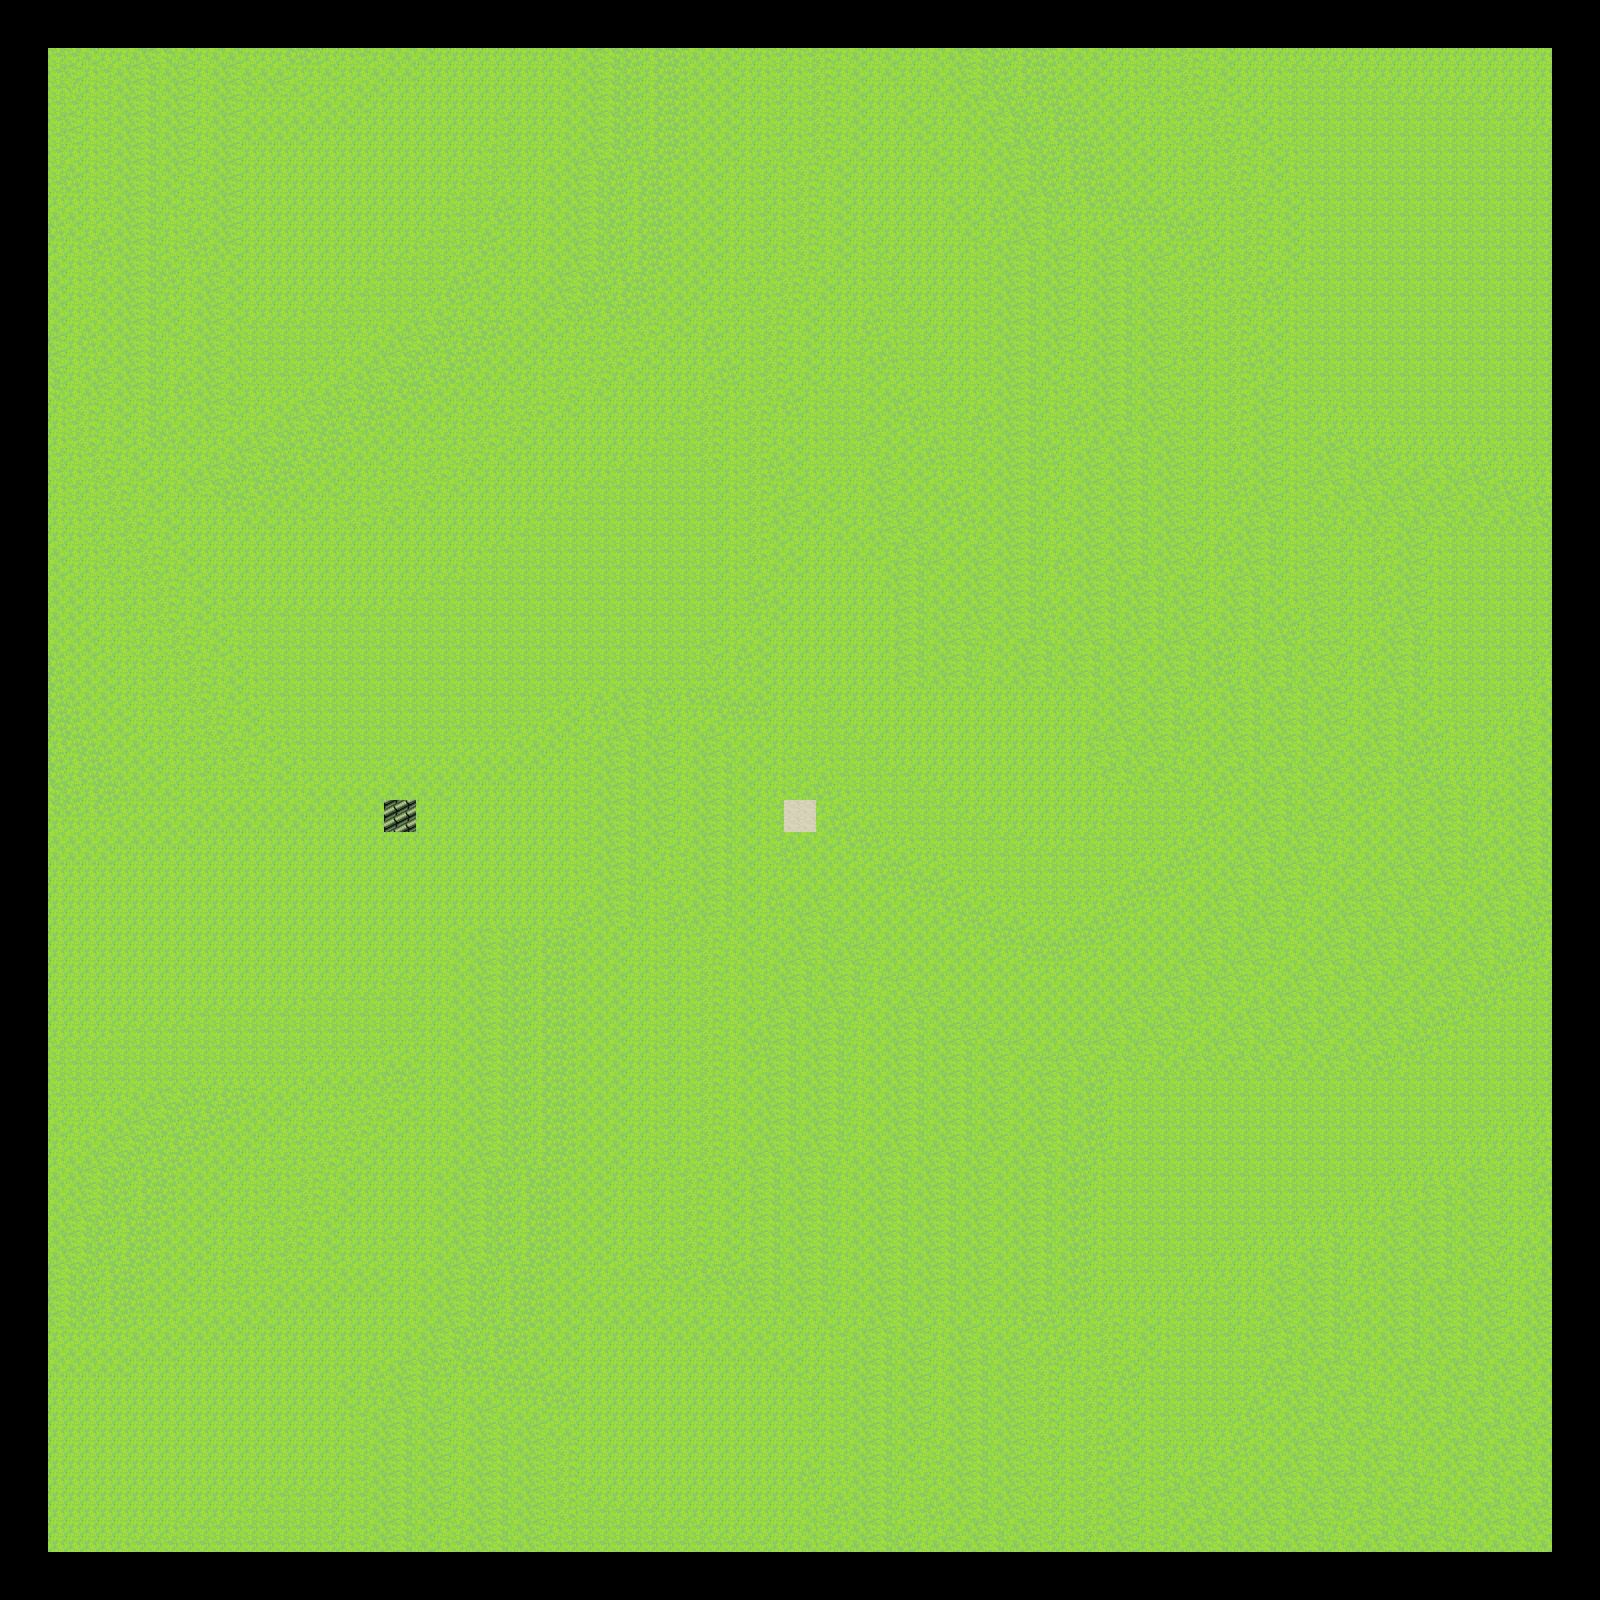

This is a level from a 2D game, rendered from its Tiled map with the project's own tilesets. A one-line summary and the map file follow, with tile-layer data summarised:
An orthogonal 100x100 tile map with 16x16 px tiles, 4 tile layers (DTile Layer 0, Collision, DTile Layer 1, PTile Layer 2), 3 tilesets and 11 objects (5x Coin, Player, Enemy1, Enemy2, Enemy3, ...).

<map version="1.0" tiledversion="1.1.3" orientation="orthogonal" renderorder="right-down" width="100" height="100" tilewidth="16" tileheight="16" infinite="0" nextobjectid="20">
 <tileset firstgid="1" name="nippon_sample" tilewidth="16" tileheight="16" tilecount="1800" columns="45">
  <image source="nippon_sample.png" width="720" height="648" />
 </tileset>
 <tileset firstgid="1801" name="PandaMaru_MV_Nippon" tilewidth="16" tileheight="16" tilecount="1152" columns="24">
  <image source="PandaMaru_MV_Nippon.png" width="384" height="768" />
 </tileset>
 <tileset firstgid="2953" name="PandaMaru_MV_hills_A5" tilewidth="16" tileheight="16" tilecount="1152" columns="24">
  <image source="PandaMaru_MV_hills_A5.png" width="384" height="768" />
 </tileset>
 <layer name="DTile Layer 0" width="100" height="100">
  <data>[10000 cells, 10000 non-empty, 16 distinct tile ids]</data>
 </layer>
 <layer name="Collision" width="100" height="100">
  <data>[10000 cells, 1164 non-empty, 9 distinct tile ids]</data>
 </layer>
 <layer name="DTile Layer 1" width="100" height="100">
  <data>[10000 cells, 8 non-empty, 5 distinct tile ids]</data>
 </layer>
 <objectgroup name="Objects">
  <properties>
   <property name="Coin_Count" type="int" value="5" />
   <property name="Enemy_Count" type="int" value="3" />
   <property name="Exit_Count" type="int" value="2" />
  </properties>
  <object id="4" name="Player" type="Player" x="384" y="957.333" width="27" height="30" />
  <object id="5" name="Coin1" type="Coin" x="801.333" y="944" width="24" height="28" />
  <object id="8" name="Coin2" type="Coin" x="804.667" y="1030.67" width="24" height="28" />
  <object id="9" name="Coin3" type="Coin" x="728" y="1029.33" width="24" height="28" />
  <object id="10" name="Coin4" type="Coin" x="864" y="994.667" width="24" height="28" />
  <object id="11" name="Coin5" type="Coin" x="726" y="944" width="24" height="28" />
  <object id="13" name="Enemy1" x="608" y="720" width="27" height="30" />
  <object id="15" name="Enemy2" x="720" y="720" width="27" height="30" />
  <object id="16" name="Enemy3" x="498" y="722" width="27" height="30" />
  <object id="17" name="Exit1" type="Map1:Exit2" x="783" y="800" width="32" height="31" />
  <object id="19" name="Exit2" type="Map1:Exit1" x="383" y="798" width="32" height="33" />
 </objectgroup>
 <layer name="PTile Layer 2" width="100" height="100">
  <data>[10000 cells, 0 non-empty, 0 distinct tile ids]</data>
 </layer>
</map>
